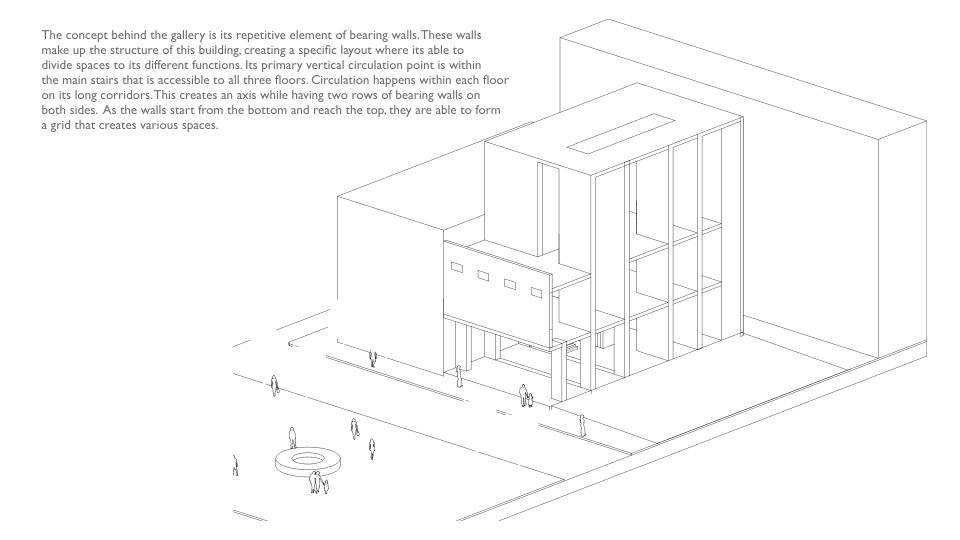
#> input picture images/galerie2.png, 1920 x 1080 px (shown at 1/2 size)
$ python check.py
#> lines starting #> are read from the running program, lines starting #| are printed output that depends on the picture
import os
from PIL import Image

for name in ['galerie2.png', 'galerie3.png', 'galerie4.png', 'galerie5.png', 'galerie6.png']:
    try:
        path = os.path.join('images', name)
        img = Image.open(path).convert('L')
        crop = img.crop((50, 50, 400, 200))
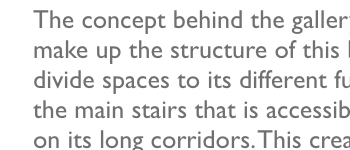
#> crop: PIL image 350x150 L; min 112, max 255, mean 234.6
        dark_pixels = sum(1 for p in crop.getdata() if p < 240)
#> dark_pixels = 10291
        print(f"{name}: {dark_pixels} dark pixels in top left")
#| galerie2.png: 10291 dark pixels in top left
    except Exception as e:
        print(f"{name}: error {e}")
#> pass 2 of the loop `for name in ['galerie2.png', 'galerie3.png', 'galerie4.png', 'galerie5..`:
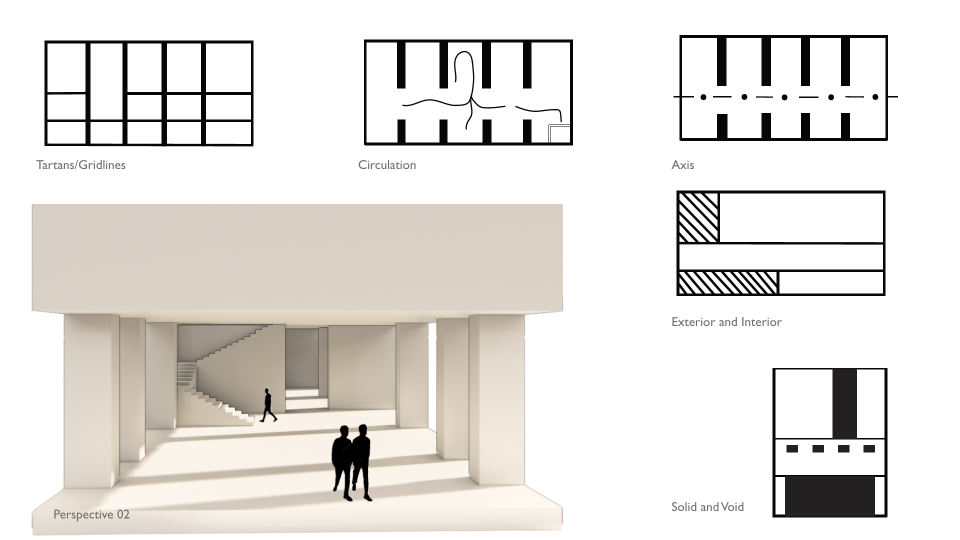
#> input picture images/galerie3.png, 1920 x 1080 px (shown at 1/2 size)
#> `crop = img.crop((50, 50, 400, 200))`:
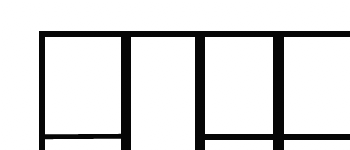
#> crop: PIL image 350x150 L; min 5, max 255, mean 220.7
#> dark_pixels = 7243
#| galerie3.png: 7243 dark pixels in top left
#> pass 3 of the loop `for name in ['galerie2.png', 'galerie3.png', 'galerie4.png', 'galerie5..`:
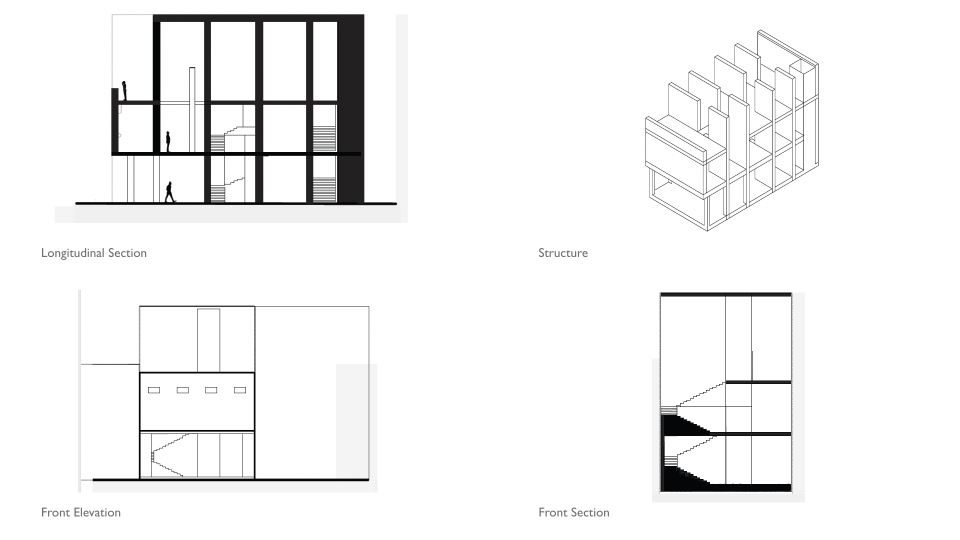
#> input picture images/galerie4.png, 1920 x 1080 px (shown at 1/2 size)
#> `crop = img.crop((50, 50, 400, 200))`:
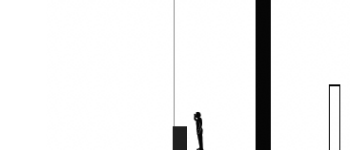
#> crop: PIL image 350x150 L; min 5, max 255, mean 240.5
#> dark_pixels = 3583
#| galerie4.png: 3583 dark pixels in top left
#> the loop made 5 passes; the first 3 are shown
